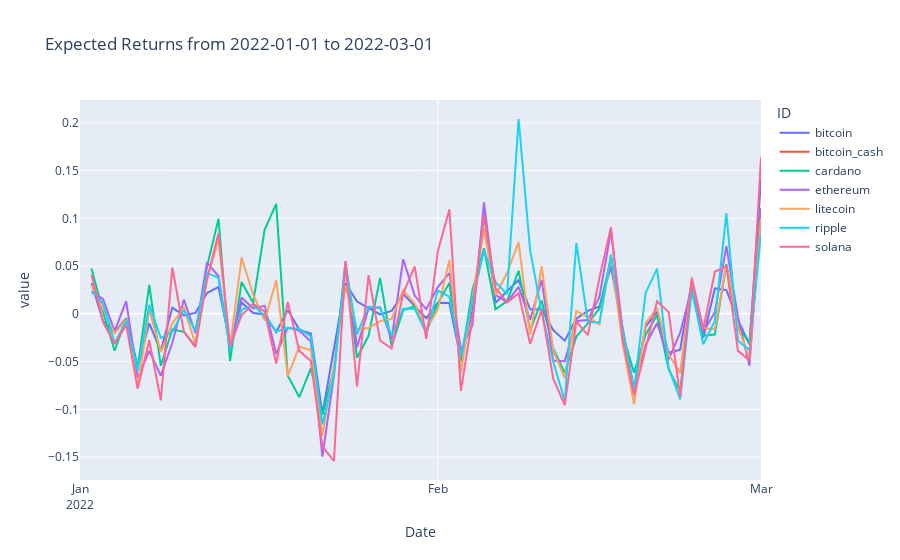

Notebook cell for this chart:
### Markdown cell above
## Simple Returns
1. Compute the [percentage change](https://www.investopedia.com/terms/p/percentage-change.asp) between the current and a prior value, for each ticker's market cap value.
   * For a ticker ${x_i}$ the percentage change for any time ${t}$: ${PCT(t,x_i) = R(t,x_i) / R(t-1,x_i)}$
1. Plot the returns to examine coins with high and low ___volatility___.

### Code cell
''' Daily simple returns '''
import datetime
import plotly.express as px

simple_returns_df = piv_marketcap_df.copy()
_min_date = simple_returns_df["Date"].min()
_max_date = simple_returns_df["Date"].max()

simple_returns_df = piv_marketcap_df[_l_coin_ids].pct_change(periods=1)
simple_returns_df["Date"] = piv_marketcap_df["Date"]   #.astype('datetime[ns]')

_title = "Expected Returns from "+str(_min_date)+" to "+str(_max_date)
fig = px.line(simple_returns_df, x="Date", y=simple_returns_df.columns,
              hover_data={"Date": "|%B %d, %Y"},
              title=_title)
fig.update_xaxes(
    dtick="M1",
    tickformat="%b\n%Y")
fig.show()
